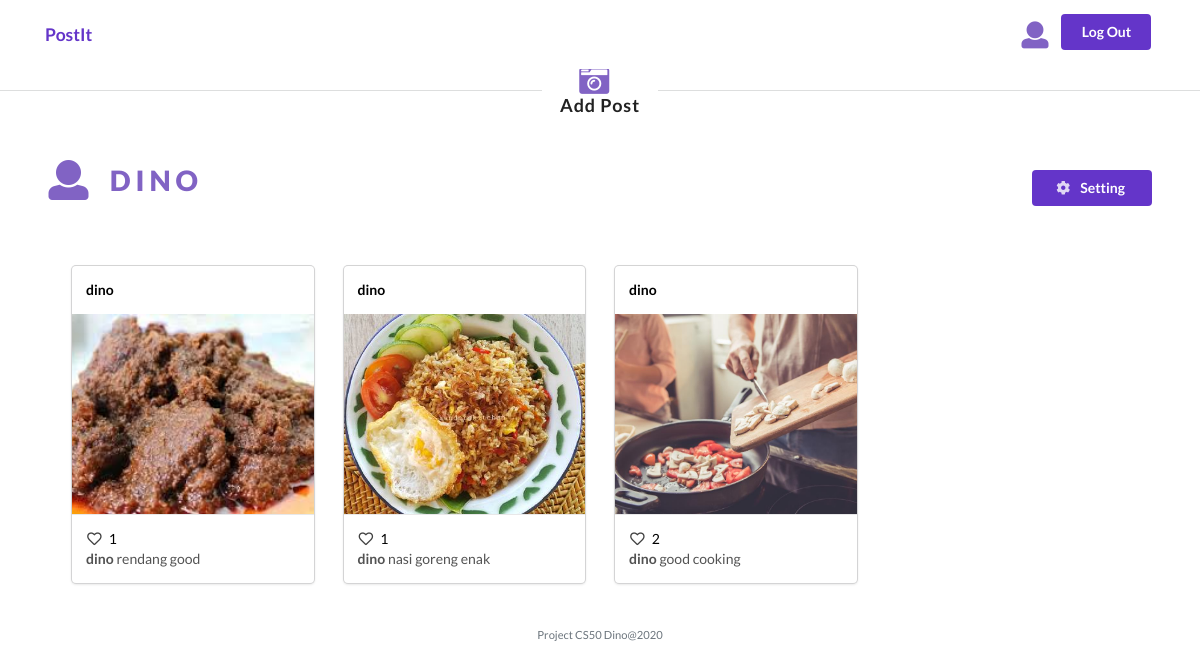
/user/1 (signed in), run on the app's committed database.
### models/Model.py (models this page shows, shortened)
class User(db.Model):
    id = db.Column(db.Integer, primary_key=True)
    username = db.Column(db.String(80), nullable=False)
    password = db.Column(db.String(120),  nullable=False)
    posts = db.relationship('Post', backref='post')
    prodlikes = db.relationship('Post', secondary=likes,
        backref=db.backref('likes', lazy='dynamic'))
    UserComment = db.relationship('Comment')

class Post(db.Model):
    id = db.Column(db.Integer, primary_key=True)
    caption = db.Column(db.String(80),  nullable=False)
    foto = db.Column(db.String(120), nullable=False)
    user_id = db.Column(db.Integer, db.ForeignKey('user.id'),
        nullable=False)
    users = db.relationship('User', backref='user')
    userlikes = db.relationship('User', secondary=likes,
        backref=db.backref('likes', lazy='dynamic'))
    UserComment = db.relationship('Comment')
    created_date = db.Column(db.DateTime,
                                    default=datetime.now,
                                    nullable=True)
    def data(self,a):
        return{
            "id":self.id,
            "caption":self.caption,
            "foto":self.foto,
            "users":self.users.username,
            "totallike":len(self.userlikes)  ,
            "userlikes":checkdata(a,self.userlikes )
        }

### app/views.py (the view, shortened to what this page needs)
@app.route('/user/<iduser>',methods=['GET','POST'])
def UserDetail(iduser):
    post=Post.query.filter(Post.user_id == iduser).all()
    res=User.query.filter(User.id == iduser).first()
    return render_template('userProfile.html',iduser=iduser,data=post,post=len(post),datauser=res)

### models/Model.py (called while the page is built)
def checkdata(param,data):
    for da in data:
        if da.id == param:
            return True
    return False

### app/templates/userProfile.html (shortened to what this page needs)
{% extends "layout.html" %}
{% block head%}
<link rel="stylesheet" href="https://cdn.jsdelivr.net/npm/semantic-ui@2.4.2/dist/semantic.min.css">
{% endblock%}
{% block main %}
  {% if session.user_id|int() == iduser|int() and post !=0  %}
  <div class="ui horizontal divider header">
    <div>
      <i class="camera retro icon iconprof" style="font-size: 30px;" id='myBtn' ></i>
    </div>
    <div>
      Add Post
    </div>
  </div>
  {% endif %}
  <div class="container pt-5">
    <div class="d-flex ">
      <div class="d-flex">
        <div class="mr-3">
          <i class="heart user icon iconprof align-self-center"  style="font-size: 40px;"></i>
        </div>
        <div style="font-weight: 800;text-transform: uppercase;letter-spacing: 5px;font-size: 28px;" class="iconprof">
          {{datauser.username}}
        </div>
      </div>
      {% if session.user_id|int() == iduser|int()  %}
      <div class="ml-auto">
        <a style="width: 120px;" class="text-white ui button violet" href="/passwordchange"> <i class=" cog icon iconprof " style="color: white;"  ></i>   Setting</a>
      </div>
      {% endif %}
    </div>
  </div>
 <div class="container p-5">
    {% if post !=0  %}
      <div class="row mt-2">
        {% for post in data%}
        <div class="col-md-3 mt-2">
          <a href="/post/{{post.id}}">
            <div class="ui link card">
              <div class="content">
                <div class="left floated "> <strong>{{post.data(session.user_id)["users"]}}</strong></div>
              </div>
              <div class="image">
                <img src="{{post.foto}}"  style="height: 200px;object-fit: cover;">
              </div>
              <div class="content">
                <span class="left floated">
                  <i class="heart outline like icon"></i>
                  {{post.data(session.user_id)["totallike"]}}
                </span>
                <div class="description">
                  <strong>{{post.data(session.user_id)["users"]}}</strong> {{post.caption}}
                </div>
              </div>
            </div>
          </a>
        </div>
        {%endfor  %}
    </div>
    {% endif %}
{% endblock %}

### app/static/css/style.css (style rules this page uses)
* { padding: 0; margin: 0; }
body { font-family: 'Lato', sans-serif !important; }
main img { max-width: 100%; }
main a { color: black !important; }

### app/templates/layout.html (style rules this page uses)
.iconprof { color: #8163c4; }

### data on the page
User: username "DINO"
Post: caption+foto "dino", foto (picture), id+caption+foto "1", caption "rendang good"
Post: caption+foto "dino", foto (picture), caption+foto "1", caption "nasi goreng enak"
Post: caption+foto "dino", foto (picture), caption+foto "2", caption "good cooking"
